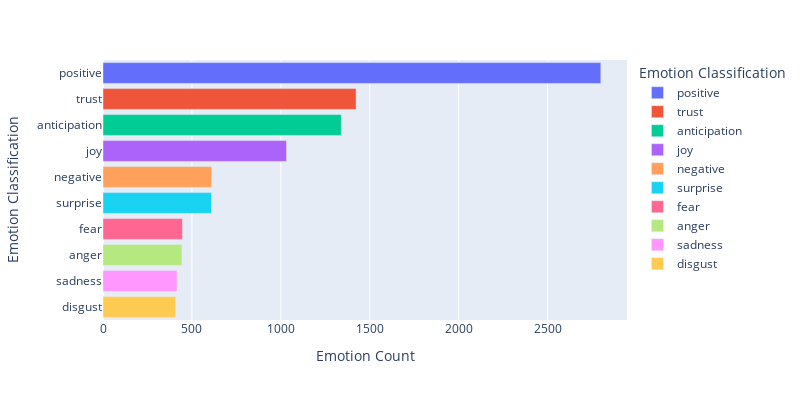

The notebook cell this image was saved under:
### Code cell
emotion_df = pd.DataFrame.from_dict(data, orient='index')
emotion_df = emotion_df.reset_index()
emotion_df = emotion_df.rename(columns={'index' : 'Emotion Classification' , 0: 'Emotion Count'})
emotion_df = emotion_df.sort_values(by=['Emotion Count'], ascending=False)
import plotly.express as px
fig = px.bar(emotion_df, x='Emotion Count', y='Emotion Classification', color = 'Emotion Classification', orientation='h', width = 800, height = 400)
fig.show()

### Figure 1 — Plotly figure (JSON) as saved in the notebook; plotly's stock layout.template omitted (floating-point values rounded to 4 significant figures)
{"data": [{"alignmentgroup": "True", "hovertemplate": "Emotion Classification=%{y}<br>Emotion Count=%{x}<extra></extra>", "legendgroup": "positive", "marker": {"color": "#636efa", "pattern": {"shape": ""}}, "name": "positive", "offsetgroup": "positive", "orientation": "h", "showlegend": true, "textposition": "auto", "type": "bar", "x": [2799], "xaxis": "x", "y": ["positive"], "yaxis": "y"}, {"alignmentgroup": "True", "hovertemplate": "Emotion Classification=%{y}<br>Emotion Count=%{x}<extra></extra>", "legendgroup": "trust", "marker": {"color": "#EF553B", "pattern": {"shape": ""}}, "name": "trust", "offsetgroup": "trust", "orientation": "h", "showlegend": true, "textposition": "auto", "type": "bar", "x": [1423], "xaxis": "x", "y": ["trust"], "yaxis": "y"}, {"alignmentgroup": "True", "hovertemplate": "Emotion Classification=%{y}<br>Emotion Count=%{x}<extra></extra>", "legendgroup": "anticipation", "marker": {"color": "#00cc96", "pattern": {"shape": ""}}, "name": "anticipation", "offsetgroup": "anticipation", "orientation": "h", "showlegend": true, "textposition": "auto", "type": "bar", "x": [1340], "xaxis": "x", "y": ["anticipation"], "yaxis": "y"}, {"alignmentgroup": "True", "hovertemplate": "Emotion Classification=%{y}<br>Emotion Count=%{x}<extra></extra>", "legendgroup": "joy", "marker": {"color": "#ab63fa", "pattern": {"shape": ""}}, "name": "joy", "offsetgroup": "joy", "orientation": "h", "showlegend": true, "textposition": "auto", "type": "bar", "x": [1032], "xaxis": "x", "y": ["joy"], "yaxis": "y"}, {"alignmentgroup": "True", "hovertemplate": "Emotion Classification=%{y}<br>Emotion Count=%{x}<extra></extra>", "legendgroup": "negative", "marker": {"color": "#FFA15A", "pattern": {"shape": ""}}, "name": "negative", "offsetgroup": "negative", "orientation": "h", "showlegend": true, "textposition": "auto", "type": "bar", "x": [611], "xaxis": "x", "y": ["negative"], "yaxis": "y"}, {"alignmentgroup": "True", "hovertemplate": "Emotion Classification=%{y}<br>Emotion Count=%{x}<extra></extra>", "legendgroup": "surprise", "marker": {"color": "#19d3f3", "pattern": {"shape": ""}}, "name": "surprise", "offsetgroup": "surprise", "orientation": "h", "showlegend": true, "textposition": "auto", "type": "bar", "x": [610], "xaxis": "x", "y": ["surprise"], "yaxis": "y"}, {"alignmentgroup": "True", "hovertemplate": "Emotion Classification=%{y}<br>Emotion Count=%{x}<extra></extra>", "legendgroup": "fear", "marker": {"color": "#FF6692", "pattern": {"shape": ""}}, "name": "fear", "offsetgroup": "fear", "orientation": "h", "showlegend": true, "textposition": "auto", "type": "bar", "x": [447], "xaxis": "x", "y": ["fear"], "yaxis": "y"}, {"alignmentgroup": "True", "hovertemplate": "Emotion Classification=%{y}<br>Emotion Count=%{x}<extra></extra>", "legendgroup": "anger", "marker": {"color": "#B6E880", "pattern": {"shape": ""}}, "name": "anger", "offsetgroup": "anger", "orientation": "h", "showlegend": true, "textposition": "auto", "type": "bar", "x": [444], "xaxis": "x", "y": ["anger"], "yaxis": "y"}, {"alignmentgroup": "True", "hovertemplate": "Emotion Classification=%{y}<br>Emotion Count=%{x}<extra></extra>", "legendgroup": "sadness", "marker": {"color": "#FF97FF", "pattern": {"shape": ""}}, "name": "sadness", "offsetgroup": "sadness", "orientation": "h", "showlegend": true, "textposition": "auto", "type": "bar", "x": [416], "xaxis": "x", "y": ["sadness"], "yaxis": "y"}, {"alignmentgroup": "True", "hovertemplate": "Emotion Classification=%{y}<br>Emotion Count=%{x}<extra></extra>", "legendgroup": "disgust", "marker": {"color": "#FECB52", "pattern": {"shape": ""}}, "name": "disgust", "offsetgroup": "disgust", "orientation": "h", "showlegend": true, "textposition": "auto", "type": "bar", "x": [409], "xaxis": "x", "y": ["disgust"], "yaxis": "y"}], "layout": {"barmode": "relative", "height": 400, "legend": {"title": {"text": "Emotion Classification"}, "tracegroupgap": 0}, "margin": {"t": 60}, "width": 800, "xaxis": {"anchor": "y", "domain": [0, 1], "title": {"text": "Emotion Count"}}, "yaxis": {"anchor": "x", "categoryarray": ["disgust", "sadness", "anger", "fear", "surprise", "negative", "joy", "anticipation", "trust", "positive"], "categoryorder": "array", "domain": [0, 1], "title": {"text": "Emotion Classification"}}}}
